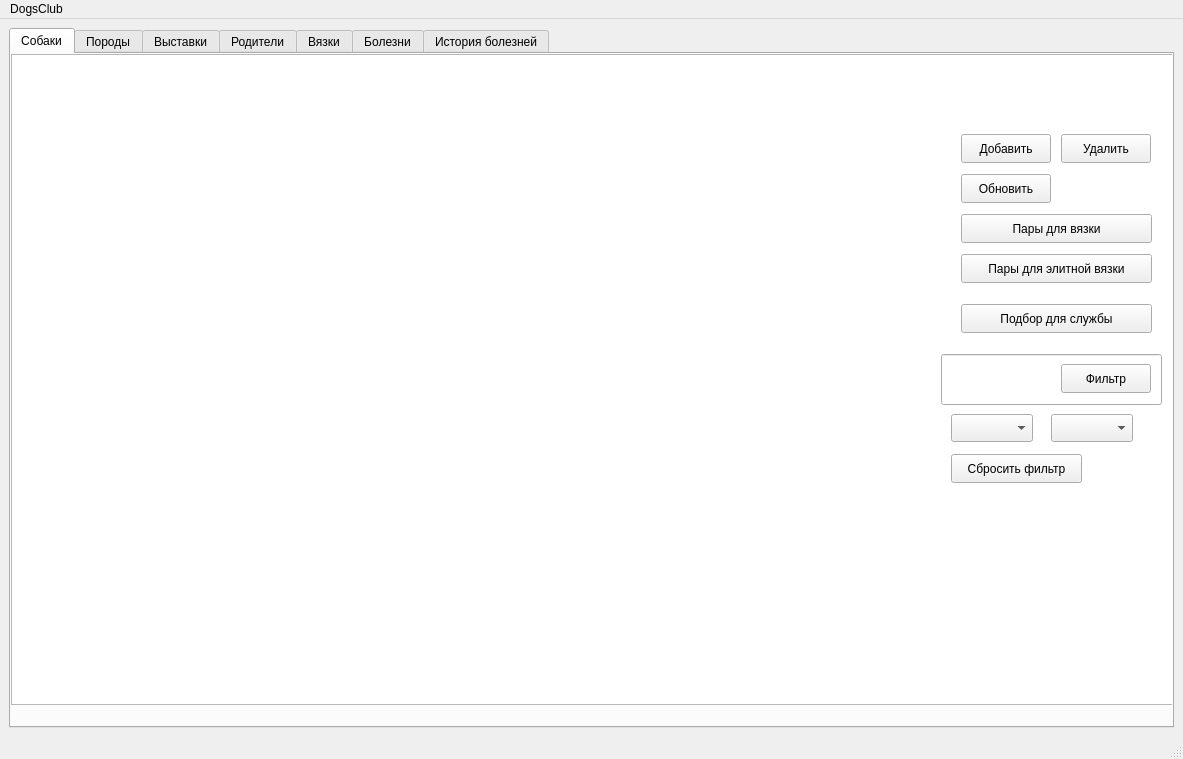
<?xml version="1.0" encoding="UTF-8"?>
<ui version="4.0">
 <class>MainWindow</class>
 <widget class="QMainWindow" name="MainWindow">
  <property name="geometry">
   <rect>
    <x>0</x>
    <y>0</y>
    <width>1183</width>
    <height>759</height>
   </rect>
  </property>
  <property name="windowTitle">
   <string>MainWindow</string>
  </property>
  <widget class="QWidget" name="centralwidget">
   <layout class="QGridLayout" name="gridLayout_2">
    <item row="0" column="0">
     <widget class="QTabWidget" name="tabWidget">
      <property name="currentIndex">
       <number>0</number>
      </property>
      <widget class="QWidget" name="tab">
       <attribute name="title">
        <string>Собаки</string>
       </attribute>
       <widget class="QTableView" name="tableDogs">
        <property name="geometry">
         <rect>
          <x>0</x>
          <y>0</y>
          <width>1171</width>
          <height>651</height>
         </rect>
        </property>
       </widget>
       <widget class="QPushButton" name="btnAdd">
        <property name="geometry">
         <rect>
          <x>950</x>
          <y>80</y>
          <width>90</width>
          <height>29</height>
         </rect>
        </property>
        <property name="text">
         <string>Добавить</string>
        </property>
       </widget>
       <widget class="QPushButton" name="btnDelete">
        <property name="geometry">
         <rect>
          <x>1050</x>
          <y>80</y>
          <width>90</width>
          <height>29</height>
         </rect>
        </property>
        <property name="text">
         <string>Удалить</string>
        </property>
       </widget>
       <widget class="QPushButton" name="btnRefresh">
        <property name="geometry">
         <rect>
          <x>950</x>
          <y>120</y>
          <width>90</width>
          <height>29</height>
         </rect>
        </property>
        <property name="text">
         <string>Обновить</string>
        </property>
       </widget>
       <widget class="QPushButton" name="btnPairs">
        <property name="geometry">
         <rect>
          <x>950</x>
          <y>160</y>
          <width>191</width>
          <height>29</height>
         </rect>
        </property>
        <property name="text">
         <string>Пары для вязки</string>
        </property>
       </widget>
       <widget class="QPushButton" name="btnElite">
        <property name="geometry">
         <rect>
          <x>950</x>
          <y>200</y>
          <width>191</width>
          <height>29</height>
         </rect>
        </property>
        <property name="text">
         <string>Пары для элитной вязки</string>
        </property>
       </widget>
       <widget class="QPushButton" name="btnService">
        <property name="geometry">
         <rect>
          <x>950</x>
          <y>250</y>
          <width>191</width>
          <height>29</height>
         </rect>
        </property>
        <property name="text">
         <string>Подбор для службы</string>
        </property>
       </widget>
       <widget class="QComboBox" name="comboFilterDogsField">
        <property name="geometry">
         <rect>
          <x>940</x>
          <y>360</y>
          <width>82</width>
          <height>28</height>
         </rect>
        </property>
       </widget>
       <widget class="QComboBox" name="comboFilterDogsCondition">
        <property name="geometry">
         <rect>
          <x>1040</x>
          <y>360</y>
          <width>82</width>
          <height>28</height>
         </rect>
        </property>
       </widget>
       <widget class="QLineEdit" name="lineFilterDogsValue">
        <property name="geometry">
         <rect>
          <x>930</x>
          <y>300</y>
          <width>221</width>
          <height>51</height>
         </rect>
        </property>
       </widget>
       <widget class="QPushButton" name="btnFilterDogs">
        <property name="geometry">
         <rect>
          <x>1050</x>
          <y>310</y>
          <width>90</width>
          <height>29</height>
         </rect>
        </property>
        <property name="text">
         <string>Фильтр</string>
        </property>
       </widget>
       <widget class="QPushButton" name="btnClearFilterDogs">
        <property name="geometry">
         <rect>
          <x>940</x>
          <y>400</y>
          <width>131</width>
          <height>29</height>
         </rect>
        </property>
        <property name="text">
         <string>Сбросить фильтр</string>
        </property>
       </widget>
      </widget>
      <widget class="QWidget" name="tab_4">
       <attribute name="title">
        <string>Породы</string>
       </attribute>
       <widget class="QPushButton" name="btnAddBreed">
        <property name="geometry">
         <rect>
          <x>1000</x>
          <y>20</y>
          <width>141</width>
          <height>29</height>
         </rect>
        </property>
        <property name="text">
         <string>Добавить породу</string>
        </property>
       </widget>
       <widget class="QPushButton" name="btnDeleteBreed">
        <property name="geometry">
         <rect>
          <x>1000</x>
          <y>60</y>
          <width>141</width>
          <height>29</height>
         </rect>
        </property>
        <property name="text">
         <string>Удалить породу</string>
        </property>
       </widget>
       <widget class="QPushButton" name="btnRefreshBreed">
        <property name="geometry">
         <rect>
          <x>1000</x>
          <y>100</y>
          <width>90</width>
          <height>29</height>
         </rect>
        </property>
        <property name="text">
         <string>Обновить</string>
        </property>
       </widget>
       <widget class="QComboBox" name="comboFilterBreedField">
        <property name="geometry">
         <rect>
          <x>940</x>
          <y>260</y>
          <width>111</width>
          <height>28</height>
         </rect>
        </property>
       </widget>
       <widget class="QComboBox" name="comboFilterBreedCondition">
        <property name="geometry">
         <rect>
          <x>1060</x>
          <y>260</y>
          <width>82</width>
          <height>28</height>
         </rect>
        </property>
       </widget>
       <widget class="QPushButton" name="btnFilterBreed">
        <property name="geometry">
         <rect>
          <x>1060</x>
          <y>210</y>
          <width>81</width>
          <height>21</height>
         </rect>
        </property>
        <property name="text">
         <string>Фильтр</string>
        </property>
       </widget>
       <widget class="QLineEdit" name="lineFilterBreedValue">
        <property name="geometry">
         <rect>
          <x>940</x>
          <y>200</y>
          <width>211</width>
          <height>51</height>
         </rect>
        </property>
       </widget>
       <widget class="QPushButton" name="btnClearFilterBreed">
        <property name="geometry">
         <rect>
          <x>940</x>
          <y>310</y>
          <width>141</width>
          <height>29</height>
         </rect>
        </property>
        <property name="text">
         <string>Сбросить фильтр</string>
        </property>
       </widget>
       <widget class="QTableView" name="tableBreeds">
        <property name="geometry">
         <rect>
          <x>0</x>
          <y>0</y>
          <width>901</width>
          <height>651</height>
         </rect>
        </property>
       </widget>
      </widget>
      <widget class="QWidget" name="ta">
       <attribute name="title">
        <string>Выставки</string>
       </attribute>
       <widget class="QTableView" name="tableExhibitions">
        <property name="geometry">
         <rect>
          <x>0</x>
          <y>0</y>
          <width>1151</width>
          <height>651</height>
         </rect>
        </property>
       </widget>
       <widget class="QPushButton" name="btnDeleteExh">
        <property name="geometry">
         <rect>
          <x>1010</x>
          <y>80</y>
          <width>80</width>
          <height>29</height>
         </rect>
        </property>
        <property name="text">
         <string>Удалить</string>
        </property>
       </widget>
       <widget class="QPushButton" name="btnRefreshExh">
        <property name="geometry">
         <rect>
          <x>1010</x>
          <y>120</y>
          <width>85</width>
          <height>29</height>
         </rect>
        </property>
        <property name="text">
         <string>Обновить</string>
        </property>
       </widget>
       <widget class="QPushButton" name="btnAddExh">
        <property name="geometry">
         <rect>
          <x>1010</x>
          <y>40</y>
          <width>83</width>
          <height>29</height>
         </rect>
        </property>
        <property name="text">
         <string>Добавить</string>
        </property>
       </widget>
       <widget class="QComboBox" name="comboFilterExhCondition">
        <property name="geometry">
         <rect>
          <x>1030</x>
          <y>230</y>
          <width>82</width>
          <height>28</height>
         </rect>
        </property>
       </widget>
       <widget class="QComboBox" name="comboFilterExhField">
        <property name="geometry">
         <rect>
          <x>890</x>
          <y>230</y>
          <width>111</width>
          <height>28</height>
         </rect>
        </property>
       </widget>
       <widget class="QLineEdit" name="lineFilterExhValue">
        <property name="geometry">
         <rect>
          <x>890</x>
          <y>170</y>
          <width>231</width>
          <height>51</height>
         </rect>
        </property>
       </widget>
       <widget class="QPushButton" name="btnFilterExh">
        <property name="geometry">
         <rect>
          <x>1020</x>
          <y>180</y>
          <width>90</width>
          <height>29</height>
         </rect>
        </property>
        <property name="text">
         <string>Фильтр</string>
        </property>
       </widget>
       <widget class="QPushButton" name="btnClearFilterExh">
        <property name="geometry">
         <rect>
          <x>890</x>
          <y>270</y>
          <width>151</width>
          <height>29</height>
         </rect>
        </property>
        <property name="text">
         <string>Сбросить фильтр</string>
        </property>
       </widget>
      </widget>
      <widget class="QWidget" name="tab_3">
       <attribute name="title">
        <string>Родители</string>
       </attribute>
       <widget class="QTableView" name="tableParents">
        <property name="geometry">
         <rect>
          <x>0</x>
          <y>-10</y>
          <width>1161</width>
          <height>661</height>
         </rect>
        </property>
       </widget>
       <widget class="QPushButton" name="btnAddParent">
        <property name="geometry">
         <rect>
          <x>949</x>
          <y>30</y>
          <width>161</width>
          <height>29</height>
         </rect>
        </property>
        <property name="text">
         <string>Добавить родителя</string>
        </property>
       </widget>
       <widget class="QPushButton" name="btnDeleteParent">
        <property name="geometry">
         <rect>
          <x>949</x>
          <y>80</y>
          <width>161</width>
          <height>29</height>
         </rect>
        </property>
        <property name="text">
         <string>Удалить родителя</string>
        </property>
       </widget>
       <widget class="QPushButton" name="btnRefreshParent">
        <property name="geometry">
         <rect>
          <x>990</x>
          <y>130</y>
          <width>90</width>
          <height>29</height>
         </rect>
        </property>
        <property name="text">
         <string>Обновить</string>
        </property>
       </widget>
       <widget class="QComboBox" name="comboFilterParentField">
        <property name="geometry">
         <rect>
          <x>910</x>
          <y>230</y>
          <width>111</width>
          <height>28</height>
         </rect>
        </property>
       </widget>
       <widget class="QComboBox" name="comboFilterParentCondition">
        <property name="geometry">
         <rect>
          <x>1030</x>
          <y>230</y>
          <width>82</width>
          <height>28</height>
         </rect>
        </property>
       </widget>
       <widget class="QLineEdit" name="lineFilterParentValue">
        <property name="geometry">
         <rect>
          <x>910</x>
          <y>170</y>
          <width>221</width>
          <height>51</height>
         </rect>
        </property>
       </widget>
       <widget class="QPushButton" name="btnFilterParent">
        <property name="geometry">
         <rect>
          <x>1030</x>
          <y>180</y>
          <width>90</width>
          <height>29</height>
         </rect>
        </property>
        <property name="text">
         <string>Фильтр</string>
        </property>
       </widget>
       <widget class="QPushButton" name="btnClearFilterParent">
        <property name="geometry">
         <rect>
          <x>910</x>
          <y>280</y>
          <width>131</width>
          <height>29</height>
         </rect>
        </property>
        <property name="text">
         <string>Сбросить фильтр</string>
        </property>
       </widget>
      </widget>
      <widget class="QWidget" name="tab_6">
       <attribute name="title">
        <string>Вязки</string>
       </attribute>
       <widget class="QTableView" name="tableMating">
        <property name="geometry">
         <rect>
          <x>0</x>
          <y>0</y>
          <width>1161</width>
          <height>681</height>
         </rect>
        </property>
       </widget>
       <widget class="QPushButton" name="btnAddMating">
        <property name="geometry">
         <rect>
          <x>970</x>
          <y>50</y>
          <width>90</width>
          <height>29</height>
         </rect>
        </property>
        <property name="text">
         <string>Добавить</string>
        </property>
       </widget>
       <widget class="QPushButton" name="btnDeleteMating">
        <property name="geometry">
         <rect>
          <x>970</x>
          <y>100</y>
          <width>90</width>
          <height>29</height>
         </rect>
        </property>
        <property name="text">
         <string>Удалить</string>
        </property>
       </widget>
       <widget class="QPushButton" name="btnRefreshMating">
        <property name="geometry">
         <rect>
          <x>970</x>
          <y>160</y>
          <width>90</width>
          <height>29</height>
         </rect>
        </property>
        <property name="text">
         <string>Обновить</string>
        </property>
       </widget>
       <widget class="QComboBox" name="comboFilterMatingField">
        <property name="geometry">
         <rect>
          <x>1000</x>
          <y>260</y>
          <width>82</width>
          <height>28</height>
         </rect>
        </property>
       </widget>
       <widget class="QComboBox" name="comboFilterMatingCondition">
        <property name="geometry">
         <rect>
          <x>900</x>
          <y>260</y>
          <width>82</width>
          <height>28</height>
         </rect>
        </property>
       </widget>
       <widget class="QLineEdit" name="lineFilterMatingValue">
        <property name="geometry">
         <rect>
          <x>900</x>
          <y>200</y>
          <width>241</width>
          <height>51</height>
         </rect>
        </property>
       </widget>
       <widget class="QPushButton" name="btnFilterMating">
        <property name="geometry">
         <rect>
          <x>1040</x>
          <y>210</y>
          <width>90</width>
          <height>29</height>
         </rect>
        </property>
        <property name="text">
         <string>Фильтр</string>
        </property>
       </widget>
       <widget class="QPushButton" name="btnClearFilterMating">
        <property name="geometry">
         <rect>
          <x>900</x>
          <y>310</y>
          <width>131</width>
          <height>29</height>
         </rect>
        </property>
        <property name="text">
         <string>Сбросить фильтр</string>
        </property>
       </widget>
      </widget>
      <widget class="QWidget" name="tab_2">
       <attribute name="title">
        <string>Болезни</string>
       </attribute>
       <widget class="QTableView" name="tableDiseases">
        <property name="geometry">
         <rect>
          <x>0</x>
          <y>0</y>
          <width>1171</width>
          <height>651</height>
         </rect>
        </property>
       </widget>
       <widget class="QPushButton" name="btnAddDisease">
        <property name="geometry">
         <rect>
          <x>960</x>
          <y>10</y>
          <width>90</width>
          <height>29</height>
         </rect>
        </property>
        <property name="text">
         <string>Добавить</string>
        </property>
       </widget>
       <widget class="QPushButton" name="btnDeleteDisease">
        <property name="geometry">
         <rect>
          <x>960</x>
          <y>60</y>
          <width>90</width>
          <height>29</height>
         </rect>
        </property>
        <property name="text">
         <string>Удалить</string>
        </property>
       </widget>
       <widget class="QPushButton" name="btnRefreshDisease">
        <property name="geometry">
         <rect>
          <x>960</x>
          <y>110</y>
          <width>90</width>
          <height>29</height>
         </rect>
        </property>
        <property name="text">
         <string>Обновить</string>
        </property>
       </widget>
       <widget class="QComboBox" name="comboFilterDiseaseField">
        <property name="geometry">
         <rect>
          <x>900</x>
          <y>220</y>
          <width>82</width>
          <height>28</height>
         </rect>
        </property>
       </widget>
       <widget class="QComboBox" name="comboFilterDiseaseCondition">
        <property name="geometry">
         <rect>
          <x>990</x>
          <y>220</y>
          <width>82</width>
          <height>28</height>
         </rect>
        </property>
       </widget>
       <widget class="QLineEdit" name="lineFilterDiseaseValue">
        <property name="geometry">
         <rect>
          <x>900</x>
          <y>160</y>
          <width>231</width>
          <height>51</height>
         </rect>
        </property>
       </widget>
       <widget class="QPushButton" name="btnFilterDisease">
        <property name="geometry">
         <rect>
          <x>1030</x>
          <y>170</y>
          <width>90</width>
          <height>29</height>
         </rect>
        </property>
        <property name="text">
         <string>Фильтр</string>
        </property>
       </widget>
       <widget class="QPushButton" name="btnClearFilterDisease">
        <property name="geometry">
         <rect>
          <x>900</x>
          <y>270</y>
          <width>131</width>
          <height>29</height>
         </rect>
        </property>
        <property name="text">
         <string>Сбросить фильтр</string>
        </property>
       </widget>
      </widget>
      <widget class="QWidget" name="tab_5">
       <attribute name="title">
        <string>История болезней</string>
       </attribute>
       <widget class="QTableView" name="tableHistory">
        <property name="geometry">
         <rect>
          <x>0</x>
          <y>0</y>
          <width>1171</width>
          <height>641</height>
         </rect>
        </property>
       </widget>
       <widget class="QPushButton" name="btnAddHistory">
        <property name="geometry">
         <rect>
          <x>990</x>
          <y>50</y>
          <width>90</width>
          <height>29</height>
         </rect>
        </property>
        <property name="text">
         <string>Добавить</string>
        </property>
       </widget>
       <widget class="QPushButton" name="btnDeleteHistory">
        <property name="geometry">
         <rect>
          <x>990</x>
          <y>100</y>
          <width>90</width>
          <height>29</height>
         </rect>
        </property>
        <property name="text">
         <string>Удалить</string>
        </property>
       </widget>
       <widget class="QPushButton" name="btnRefreshHistory">
        <property name="geometry">
         <rect>
          <x>990</x>
          <y>150</y>
          <width>90</width>
          <height>29</height>
         </rect>
        </property>
        <property name="text">
         <string>Обновить</string>
        </property>
       </widget>
       <widget class="QComboBox" name="comboFilterHistoryField">
        <property name="geometry">
         <rect>
          <x>900</x>
          <y>260</y>
          <width>82</width>
          <height>28</height>
         </rect>
        </property>
       </widget>
       <widget class="QComboBox" name="comboFilterHistoryCondition">
        <property name="geometry">
         <rect>
          <x>990</x>
          <y>260</y>
          <width>82</width>
          <height>28</height>
         </rect>
        </property>
       </widget>
       <widget class="QLineEdit" name="lineFilterHistoryValue">
        <property name="geometry">
         <rect>
          <x>900</x>
          <y>190</y>
          <width>231</width>
          <height>51</height>
         </rect>
        </property>
       </widget>
       <widget class="QPushButton" name="btnFilterHistory">
        <property name="geometry">
         <rect>
          <x>1030</x>
          <y>200</y>
          <width>90</width>
          <height>29</height>
         </rect>
        </property>
        <property name="text">
         <string>Фильтр</string>
        </property>
       </widget>
       <widget class="QPushButton" name="btnClearFilterHistory">
        <property name="geometry">
         <rect>
          <x>900</x>
          <y>310</y>
          <width>141</width>
          <height>29</height>
         </rect>
        </property>
        <property name="text">
         <string>Сбросить фильтр</string>
        </property>
       </widget>
      </widget>
     </widget>
    </item>
   </layout>
  </widget>
  <widget class="QMenuBar" name="menubar">
   <property name="geometry">
    <rect>
     <x>0</x>
     <y>0</y>
     <width>1183</width>
     <height>25</height>
    </rect>
   </property>
   <widget class="QMenu" name="menuDogsClub">
    <property name="title">
     <string>DogsClub</string>
    </property>
   </widget>
   <addaction name="menuDogsClub"/>
  </widget>
  <widget class="QStatusBar" name="statusbar"/>
 </widget>
 <resources/>
 <connections/>
</ui>
